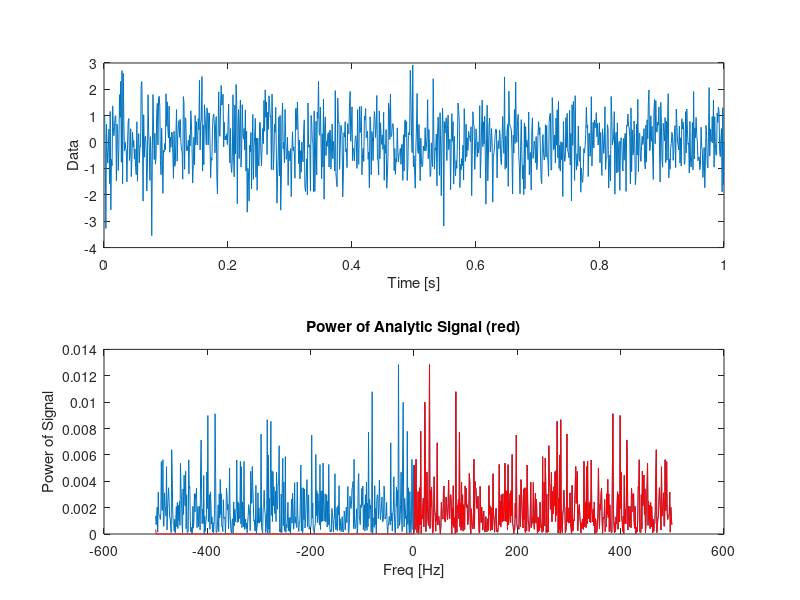

This figure's MATLAB source: (Note: this script raises an error after producing the figure.)
%%  MA666 - Lab 10:  CFC and bicoherence
%   In this tutorial we will first develop our own code to assess cross
%   frequency coupling and bicoherence within a signal.  We will also apply
%   these measures to two cases studies of data.  Please note that there 
%   are lots of concepts to consider here.  We'll gloss over most of them,
%   with the ultimate aim of building a CFC measure.  There are many topics to
%   further explore (e.g., filtering, Hilbert transforms, statistical
%   characteristics of measures) if you're interested.

%%  Preliminaries.
%   Text preceded by a '%' indicates a 'comment'.  This text should appear
%   green on the screen.  I will use comments to explain what we're doing 
%   and to ask you questions.  Also, comments are useful in your own code
%   to note what you've done (so it makes sense when you return to the code
%   in the future).  It's a good habit to *always* comment your code.  I'll
%   try to set a good example, but won't always . . . 

%%  NOTES - Challenge Problems.
%   You'll find six challange problems below.  Your task --- answer
%   at least four of them.  Present your results to me in whatever format you think is
%   appropriate.  Your solutions should include figures (with axes labeled
%   and captions) and explanatory text.  Also, please include any
%   MATLAB code you write;  remember to include comments in the
%   code.  The comments should be detailed enough that you could share your
%   code with any of your classmates / colleagues.  Watch out for *Extreme*
%   Challenge problems --- they're tricky.

%%  Part 1:  A Hilbert transform example.
%   An important component of the CFC measure discussed in class is the
%   determination of the phase or amplitude envelope of a signal.  To do
%   so, we'll compute the Hilbert transform.
%
%   Let's start by considering a single sinusoid.

dt = 0.001;             %Sampling interval [s].
t = (dt:dt:1);          %Time axis [s].
f1 = 2.0;               %Freq of sinusoid [Hz].
phi0 = 0.0;             %Initial phase of sinusoid.
d = sin(2.0*pi*t*f1 + phi0);

%   And compute the analytic signal,

dA = hilbert(d);

%   Note that the call to 'hilbert' in MATLAB returns the analytic signal!
%   We can plot the original signal, and the real and imaginary parts of
%   the analytic signal.

figure(10);  clf()
subplot(4,1,1)
plot(d);  ylabel('Data');
subplot(4,1,2)
plot(real(dA))
hold on
plot(imag(dA), 'r')
hold off
ylabel('Re (blue), Im (red)')
axis tight

%   Notice that the imaginary part of the analytic signal is the real part
%   of the analytic signal shifted by 90 degress (i.e., by pi/2).

%   Finally, we can compute the phase of the analytic signal,

phi = angle(dA);

%   and the amplitude envelope,

amp = abs(dA);

%   and let's plot both results.

subplot(4,1,3)
plot(phi)
ylabel('Angle')
axis tight

subplot(4,1,4)
plot(amp)
ylabel('Amplitude')
axis tight

%   Notice that the angle increases linearly from -pi to pi, and at pi
%   returns to -pi.  Also notice that, in this case, the amplitude of the
%   is one for all time.  Make sense?

%%  Part 2:  The analytic signal has no power at negative frequencies.
%   In class, we discussed that the analytic signal has no power at negative frequencies
%   and we showed this for a very simple example.  Let's verify that result
%   here in numerical simulations.

%   First, define a signal.  We'll make it noise.
dt = 0.001;  t=(dt:dt:1);  T=max(t);  N=length(t);
d = randn(N,1);

%   Then, compute the analytic signal.
dA = hilbert(d);

%   Finally, compute the power spectra of the orginal signal and the
%   analytic signal.  Do this for *all* frequencies, both positive and
%   negative.

pow_d  = 2*dt^2/T * fft(d) .*conj(fft(d));
pow_dA = 2*dt^2/T * fft(dA).*conj(fft(dA));

%   Reorganize the power spectra to start at negative frequencies and
%   increases through zero and then positive frequencies,

pow_d  = fftshift(pow_d);
pow_dA = fftshift(pow_dA);

%   Define the frequency axis, and include both postive and negative freq.
df = 1/T;
fNQ = 1/dt/2;
faxis = (-fNQ:df:fNQ-df);

figure(10);  clf()
subplot(2,1,1)
plot(t,d);  ylabel('Data');  xlabel('Time [s]')

subplot(2,1,2)
plot(faxis, pow_d);  ylabel('Power of Signal');  xlabel('Freq [Hz]')
hold on
plot(faxis, pow_dA/4, 'r');  title('Power of Analytic Signal (red)')
hold off

%   Notice that i) For the analytic signal, the negative frequencies have zero
%   power, and ii) We scale the power of the analytic signal by 4 to match the
%   power of the original signal.  The reason:  the analytic signal doubles
%   the amplitude at positive frequencies, and therefore increase the power by
%   a factor of 4 (because power is amplitude squared).
%
%   We conclude that the analytic signal is the original signal with no power
%   at negative frequencies.

%%  Part 3:  CFC.
%   Now, let's compute the cross-frequency coupling (CFC) of a signal.  To
%   start, let's load data with true cross-frequency coupling.  You'll need
%   to download the file,
%
%       data_1.mat
%
%   From the course website.  Then, load these data into MATLAB,

%load('data_1.mat')
d = X(1,1:10000);
%   Plot the data, and check through visual inspection whether CFC occurs,
dt = 1/50;
t = (1:length(d))*dt;               %Define a time axis.
N = length(t);  Fs = 1/dt;          %Define other useful parameters.
plot(t, d)
xlabel('Time [s]')

%   Can you see any CFC?  To assess the rhythmic activity, compute the
%   power spectrum,

periodogram(d, [], [], 1/dt)

%   From this figure, we observe two peaks.  i) A sharp low frequency peak near 6 Hz,
%   and ii) A broad high frequency peak from 60-140 Hz.  These two regions
%   will define our low and high frequency bands.
%
%   Now, we'll develop a measure to assess the cross frequency coupling.  To do
%   so, we'll implement the three steps discussed in class.
%
%   Step 1:  Filter the data into low and high frequency bands.  To filter
%   the data, we'll use a second order Butterworth filter.  (Note that
%   there are many possible choices here!)

deg=2;                              %Sets the filter order.
Wn = [7*2/Fs,10*2/Fs];               %Define the low frequency window of interest.
[B,A] = butter(deg,Wn,'bandpass');  %Apply the filter to isolate the band.
dlo = filtfilt(B,A,d);

Wn = [14*2/Fs,20*2/Fs];            %Define the high frequency window of interest.
[B,A] = butter(deg,Wn,'bandpass');  %Apply the filter to isolate the band.
dhi = filtfilt(B,A,d);

%   How well does the filter work?  Let's compare the original signal with
%   the fitlered data.

plot(t,d)
hold on
plot(t,dlo, 'r')
plot(t,dhi, 'g')
hold off
xlabel('Time [s]');  title('Data (blue), Low-freq (red), High-freq (green)')

%   We might notice that funny effects happen at the edges of the data.  So,
%   let's ignore these edge effects due to the filtering and concentrate on
%   the center of the data.

dlo = dlo(N/4:end-N/4-1);
dhi = dhi(N/4:end-N/4-1);
taxis = t(N/4:end-N/4-1);

%   Step 2:  Compute the phase of the low frequency signal and the
%   amplitude envelope of the high frequency signal.  To do so, we use the
%   Hilbert transform.

phi = angle(hilbert(dlo));    %Phase of low frequency signal.
amp = abs(hilbert(dhi));      %Amplitude envelope of high frequency signal.

%   Let's check that these results look okay,

figure(10);  clf()
subplot(2,1,1)
plot(taxis, dlo)
hold on
plot(taxis, phi, 'g')
hold off
axis tight
xlabel('Time [s]');  title('Low-freq and phase');

subplot(2,1,2)
plot(taxis, dhi)
hold on
plot(taxis, amp, 'r')
hold off
axis tight
xlabel('Time [s]');  title('High-freq and amplitude envelope')

%   Step 3:  Determine if the phase and envelope are related.  To do so,
%   we'll divide the phases into bins, find the times where the low
%   frequency phase lies in each bin, and then compute the average
%   amplitude envelope of the high frequency signal at those times.

p_bins = (-pi:0.2:pi);              %Define the phase bins.

a_mean = zeros(length(p_bins)-1,1); %Vector to hold avg amp env results.
p_mean = zeros(length(p_bins)-1,1); %Vector to hold center of phase bins.
  
for k=1:length(p_bins)-1
    pL = p_bins(k);                         %Phase lower limit for this bin.
    pR = p_bins(k+1);                       %Phase upper limit for this bin.
    indices = find(phi >= pL & phi < pR);   %Find phase values in this range.
    a_mean(k) = mean(amp(indices));         %Compute mean amplitude at these phases.
    p_mean(k) = mean([pL, pR]);             %Label the phase bin with the center phase.
end
h = max(a_mean)-min(a_mean);                %The difference between the max and min modulation.

%   Plot the mean envelope versus phase.
figure(11)
plot(p_mean, a_mean, 'k', 'LineWidth', 1);
axis tight
xlabel('Low frequency phase');  ylabel('High frequency envelope height difference');
title(['Metric h=' num2str(h)])

%   In this figure, the relationship between the phase and amplitude
%   becomes apparent.  So, we conclude CFC exists in these data.

%%  Part 4:  Bicoherence.
%   The second measure of coupling we'll consider is the
%   bicoherence.  To have bicoherence in a signal, we require a
%   constant phase relationship (over trials) between oscillations
%   at three frequencies, f1, f2, and their sum f1+f2.  To compute
%   the bicoherence, download the function from the course website,
%
%   bicoherence.m
%
%   In class, we'll look at this code and see if it makes sense.
%
%   To explore how this measure works, we'll create some simulated
%   data and compute the bicoherence.  Let's start with pure noise,

K=100; dt=0.001; t=(dt:dt:1); N=length(t);
x = zeros(K,N);
 
for k=1:K
    x(k,:) = randn(1,length(t));
end

%   Notice that we create multiple trials of the data.  To compute
%   the bicoherence,

[b, faxis] = bicoherence(x, 1/dt, 50);

%   Notice that the result is two dimensional.  To display the
%   results,

imagesc(faxis, faxis, b, [0,1])
colorbar
axis xy
xlabel('Frequency [Hz]');  ylabel('Frequency [Hz]');  title('Bicoherence');
